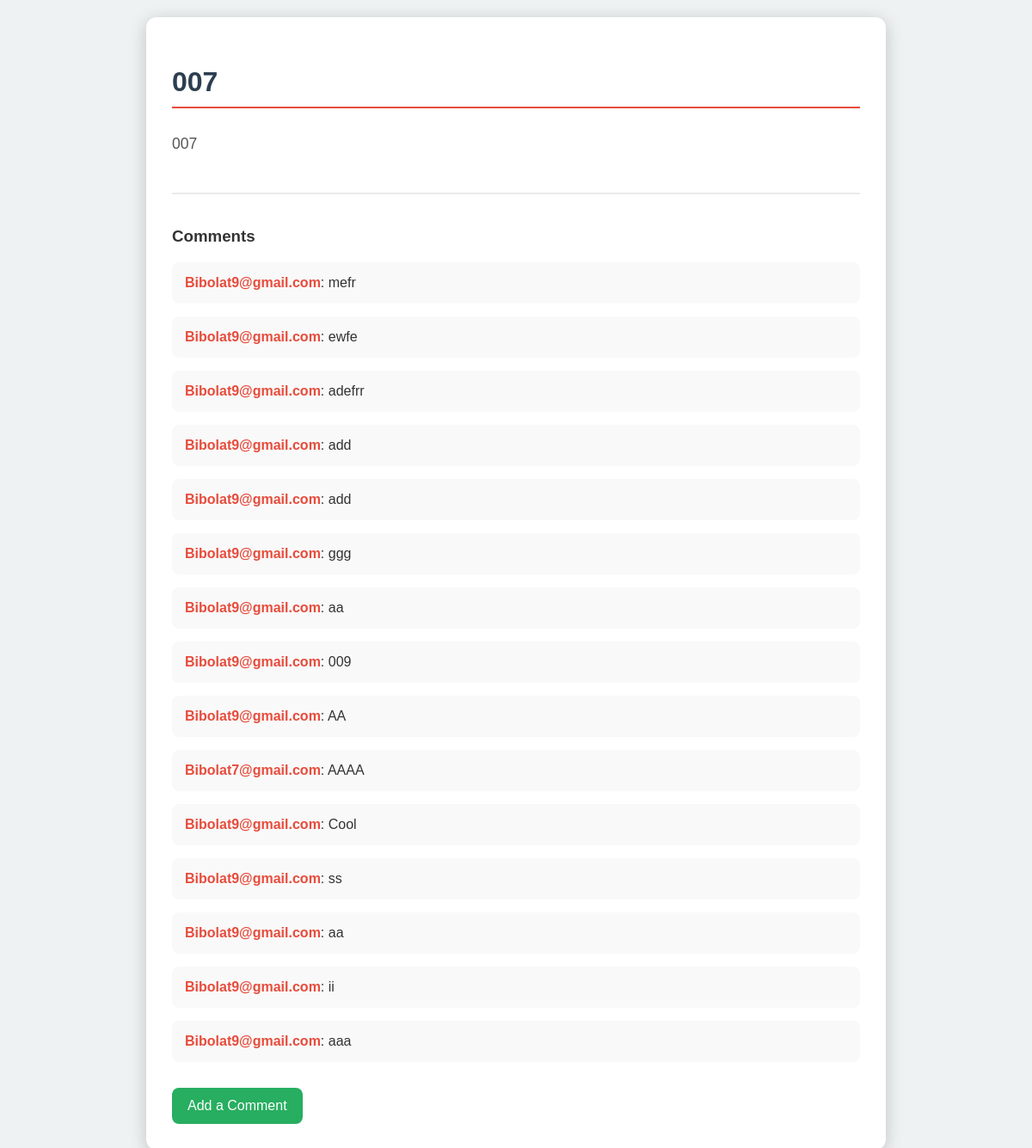
Screenshot of /post/7/ with the database file from the repository.
### blog/models.py (models this page shows, shortened)
class Post(models.Model):
    title = models.CharField(max_length=255)
    content = models.TextField()
    created_at = models.DateTimeField(auto_now_add=True)
    author = models.ForeignKey(User, on_delete=models.CASCADE)

class Comment(models.Model):
    content = models.TextField()
    created_at = models.DateTimeField(auto_now_add=True)
    post = models.ForeignKey(Post, related_name='comments', on_delete=models.CASCADE)
    author = models.ForeignKey(User, on_delete=models.CASCADE)

### blog/views.py (the view)
# urls.py: path('post/<int:pk>/', views.post_detail, name='post_detail'),
def post_detail(request, pk):
    post = get_object_or_404(Post, pk=pk)
    comments = post.comments.all()
    return render(request, 'blog/post_detail.html', {'post': post, 'comments': comments})

### blog/templates/blog/post_detail.html (shortened to what this page needs)
<!DOCTYPE html>
<html lang="en">
<head>
</head>
<body>
    <div class="container">
        <h2>{{ post.title }}</h2>
        <p>{{ post.content }}</p>
        <div class="comment-section">
            <h3>Comments</h3>
            {% for comment in comments %}
                <div class="comment">
                    <strong>{{ comment.author.username }}</strong>: {{ comment.content }}
                </div>
            {% empty %}
                <p>No comments yet.</p>
            {% endfor %}
        </div>
        <div class="add-comment">
            <a href="{% url 'add_comment_to_post' post.pk %}">
                <button>Add a Comment</button>
            </a>
        </div>
    </div>
</body>
</html>

### blog/templates/blog/post_detail.html (style rules this page uses)
body { font-family: 'Arial', sans-serif; background-color: #eef2f3; margin: 0; padding: 20px; color: #333; }
.container { max-width: 800px; margin: auto; background: white; border-radius: 12px; box-shadow: 0 4px 20px rgba(0, 0, 0, 0.2); padding: 30px; transition: transform 0.3s; }
h2 { color: #2c3e50; border-bottom: 2px solid #e74c3c; padding-bottom: 10px; font-size: 2em; }
p { line-height: 1.8; color: #555; font-size: 1.1em; }
.comment-section { margin-top: 40px; padding-top: 20px; border-top: 2px solid #eaeaea; }
.comment { background: #f9f9f9; border-radius: 8px; padding: 15px; margin: 15px 0; transition: background 0.3s; }
.comment strong { color: #e74c3c; font-weight: bold; }
.add-comment { margin-top: 30px; display: flex; justify-content: flex-start; gap: 15px; }
.add-comment button { padding: 12px 18px; border: none; border-radius: 8px; background-color: #27ae60; color: white; font-size: 1em; cursor: pointer; transition: background-color 0.3s, transform 0.3s; }

### rows the page displays
Post: title "007", content "007"
Comment: author.username "Bibolat9@gmail.com", content "mefr"
Comment: author.username "Bibolat9@gmail.com", content "ewfe"
Comment: author.username "Bibolat9@gmail.com", content "adefrr"
Comment: author.username "Bibolat9@gmail.com", content "add"
Comment: author.username "Bibolat9@gmail.com", content "add"
Comment: author.username "Bibolat9@gmail.com", content "ggg"
Comment: author.username "Bibolat9@gmail.com", content "aa"
Comment: author.username "Bibolat9@gmail.com", content "009"
Comment: author.username "Bibolat9@gmail.com", content "AA"
Comment: author.username "Bibolat7@gmail.com", content "AAAA"
Comment: author.username "Bibolat9@gmail.com", content "Cool"
Comment: author.username "Bibolat9@gmail.com", content "ss"
Comment: author.username "Bibolat9@gmail.com", content "aa"
Comment: author.username "Bibolat9@gmail.com", content "ii"
Comment: author.username "Bibolat9@gmail.com", content "aaa"
